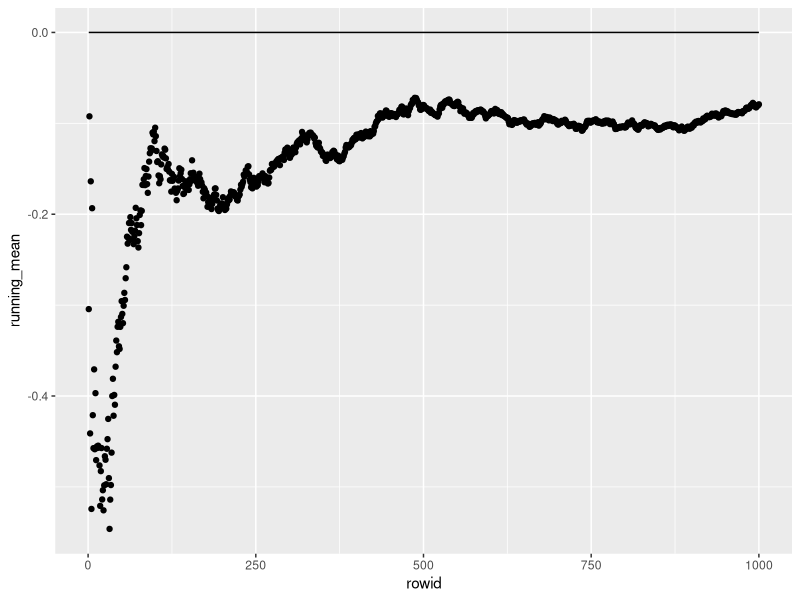
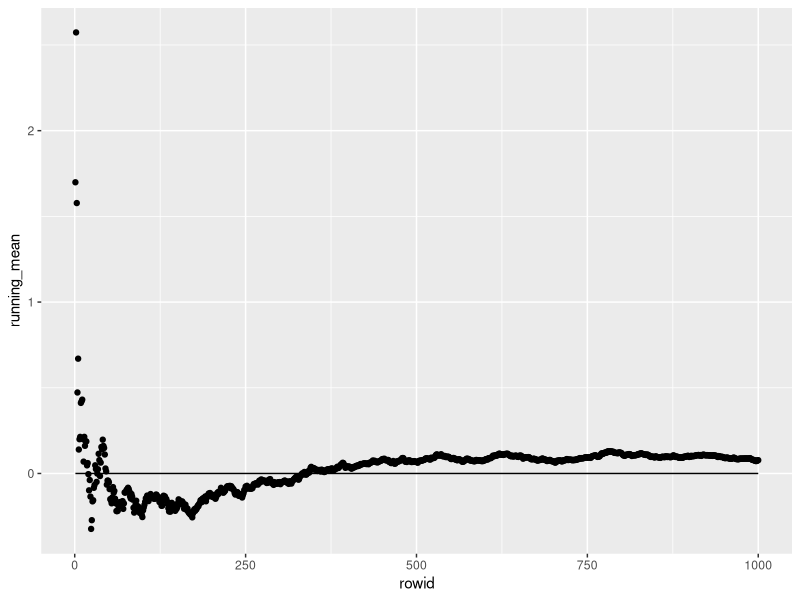
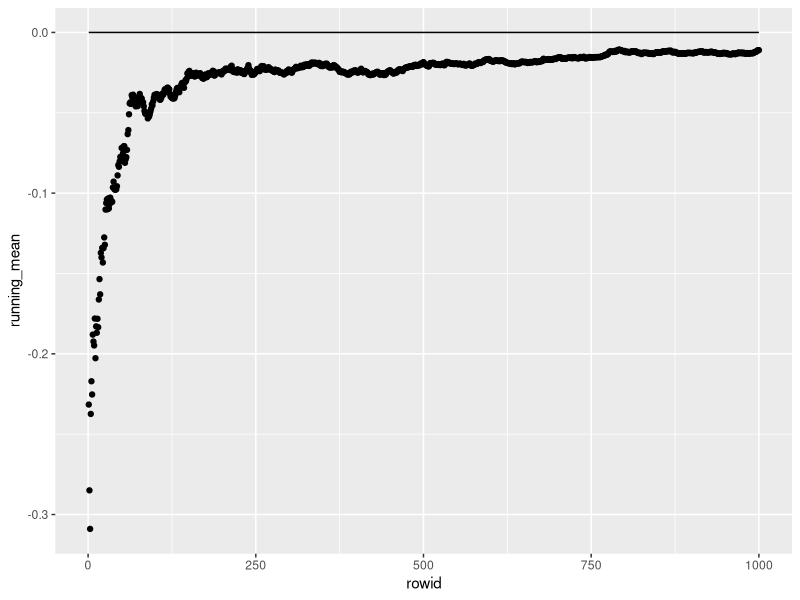

R code for these plots, in order:
## ---- chunk 1
library(tibble)
library(tidyverse)
## ---- chunk 2
X = rnorm(n = 1000, mean = 0, sd = 1)
X[1]
## ---- chunk 3
mean(X)
sd(X)
sd(X)
## ---- chunk 4
running_mean <- cumsum(X) / seq_along(X)
library(purrr)
library(ggplot2)
data <- tibble(running_mean) %>%
  rowid_to_column()
ggplot(data, aes(x=rowid, y=running_mean)) +
  geom_point() + 
  geom_line(aes(y=0))
## ---- chunk 5
X = rnorm(n = 1000, mean = 0, sd = 2)
X[1]

mean(X)
sd(X)
sd(X)

running_mean <- cumsum(X) / seq_along(X)
library(purrr)
library(ggplot2)
data <- tibble(running_mean) %>%
  rowid_to_column()
ggplot(data, aes(x=rowid, y=running_mean)) +
  geom_point() + 
  geom_line(aes(y=0))
## ---- chunk 6
X = rnorm(n = 1000, mean = 0, sd = 0.2)
X[1]

mean(X)
sd(X)
sd(X)

running_mean <- cumsum(X) / seq_along(X)
library(purrr)
library(ggplot2)
data <- tibble(running_mean) %>%
  rowid_to_column()
ggplot(data, aes(x=rowid, y=running_mean)) +
  geom_point() + 
  geom_line(aes(y=0))
